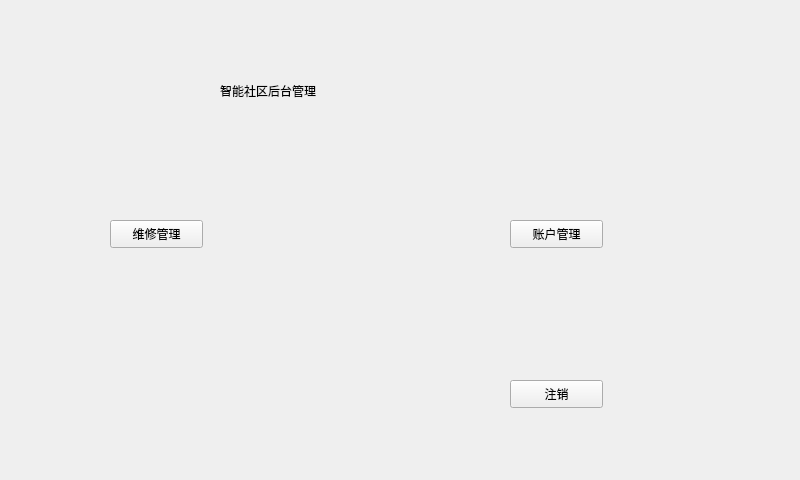
<?xml version="1.0" encoding="UTF-8"?>
<ui version="4.0">
 <class>manwindows</class>
 <widget class="QMainWindow" name="manwindows">
  <property name="geometry">
   <rect>
    <x>0</x>
    <y>0</y>
    <width>800</width>
    <height>480</height>
   </rect>
  </property>
  <property name="windowTitle">
   <string>MainWindow</string>
  </property>
  <widget class="QWidget" name="centralwidget">
   <widget class="QLabel" name="label">
    <property name="geometry">
     <rect>
      <x>220</x>
      <y>60</y>
      <width>351</width>
      <height>61</height>
     </rect>
    </property>
    <property name="styleSheet">
     <string notr="true">font: 22pt &quot;黑体&quot;;</string>
    </property>
    <property name="text">
     <string>智能社区后台管理</string>
    </property>
   </widget>
   <widget class="QPushButton" name="pushButton">
    <property name="geometry">
     <rect>
      <x>110</x>
      <y>220</y>
      <width>93</width>
      <height>28</height>
     </rect>
    </property>
    <property name="text">
     <string>维修管理</string>
    </property>
   </widget>
   <widget class="QPushButton" name="pushButton_2">
    <property name="geometry">
     <rect>
      <x>510</x>
      <y>220</y>
      <width>93</width>
      <height>28</height>
     </rect>
    </property>
    <property name="text">
     <string>账户管理</string>
    </property>
   </widget>
   <widget class="QPushButton" name="pushButton_3">
    <property name="geometry">
     <rect>
      <x>510</x>
      <y>380</y>
      <width>93</width>
      <height>28</height>
     </rect>
    </property>
    <property name="text">
     <string>注销</string>
    </property>
   </widget>
   <widget class="QLabel" name="bgLabel">
    <property name="geometry">
     <rect>
      <x>0</x>
      <y>0</y>
      <width>801</width>
      <height>481</height>
     </rect>
    </property>
    <property name="text">
     <string/>
    </property>
   </widget>
   <zorder>bgLabel</zorder>
   <zorder>label</zorder>
   <zorder>pushButton</zorder>
   <zorder>pushButton_2</zorder>
   <zorder>pushButton_3</zorder>
  </widget>
 </widget>
 <resources/>
 <connections/>
</ui>
